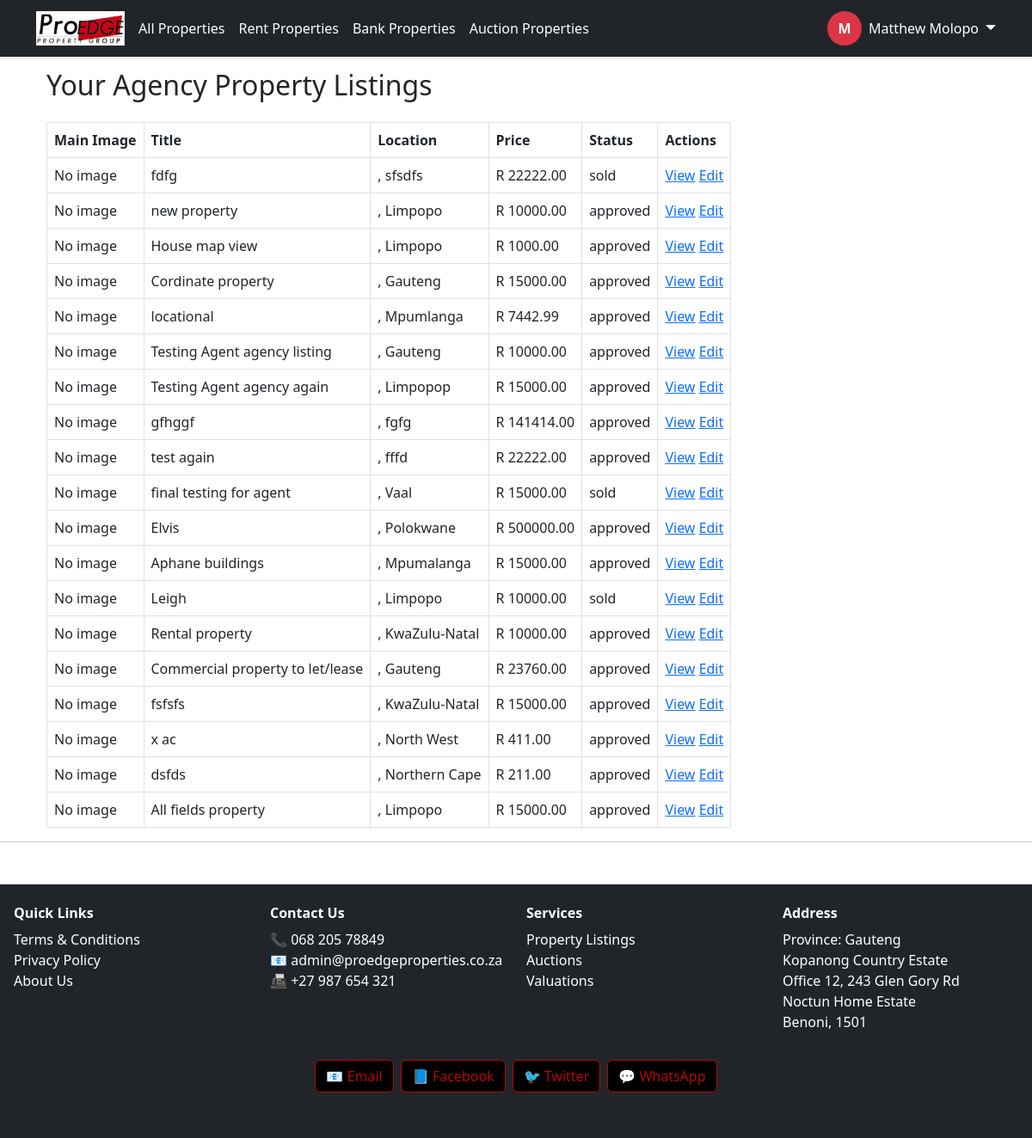
The page /agency/properties/ (signed in) on the database as committed earlier.
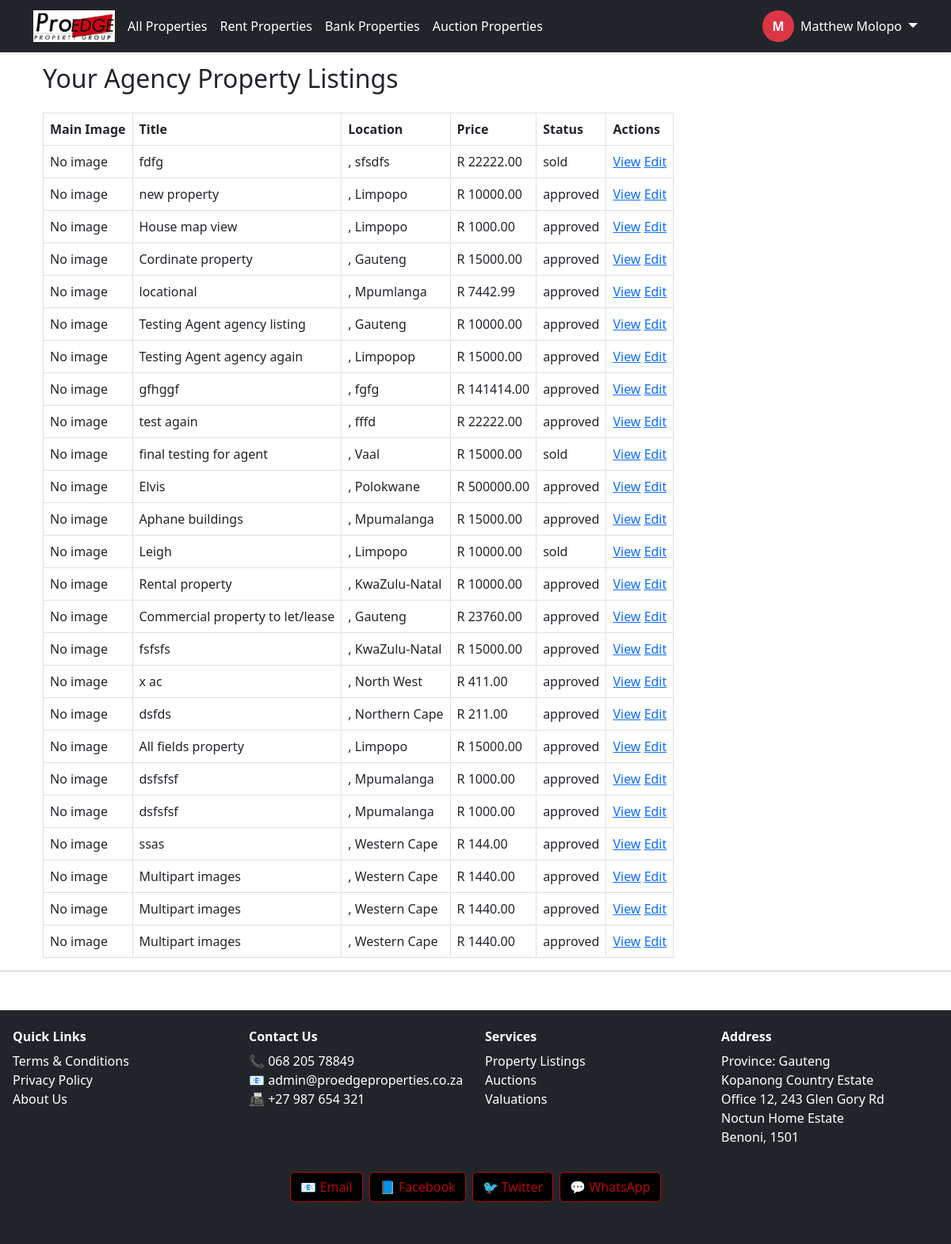
The same page on the database as committed later.
### listings/models.py (models this page shows, shortened)
class Property(models.Model):
    PROPERTY_TYPE_CHOICES = [
        ('house', 'House'),
        ('apartment', 'Apartment'),
        ('land', 'Vacant Land'),
        ('commercial', 'Commercial'),
        ('industrial', 'Industrial'),
        ('to let', 'To Let'),
        ('plot', 'Plot'),
    ]
    PROVINCE_CHOICES = [
        ('Eastern Cape', 'Eastern Cape'),
        ('Free State', 'Free State'),
        ('Gauteng', 'Gauteng'),
        ('KwaZulu-Natal', 'KwaZulu-Natal'),
        ('Limpopo', 'Limpopo'),
        ('Mpumalanga', 'Mpumalanga'),
        ('Northern Cape', 'Northern Cape'),
        ('North West', 'North West'),
        ('Western Cape', 'Western Cape'),
    ]
    LISTING_TYPE_CHOICES = [
        ('private', 'Private Seller'),
        ('agent', 'Agent'),
        ('bank', 'Bank Property'),
        ('auction', 'Auction'),
    ]
    STATUS_CHOICES = [
        ('approved', 'Approved'),
        ('pending', 'Pending'),
        ('rejected', 'Rejected'),
        ('sold', 'Sold'),
    ]
    title = models.CharField(max_length=200)
    description = models.TextField()
    price = models.DecimalField(max_digits=12, decimal_places=2)
    location = models.CharField(max_length=255)
    province = models.CharField(max_length=100, choices=PROVINCE_CHOICES)
    area = models.CharField(max_length=100, null=True, blank=True)
    property_type = models.CharField(max_length=20, choices=PROPERTY_TYPE_CHOICES)
    listing_type = models.CharField(max_length=20, choices=LISTING_TYPE_CHOICES, default='')
    status = models.CharField(max_length=20, choices=STATUS_CHOICES)
    latitude = models.DecimalField(max_digits=100, decimal_places=50, null=True, blank=True)
    longitude = models.DecimalField(max_digits=100, decimal_places=50, null=True, blank=True)
    floor_plan = models.FileField(upload_to='floor_plans/', null=True, blank=True)
    number_of_bedrooms = models.PositiveIntegerField(null=True, blank=True)
    number_of_kitchens = models.PositiveIntegerField(null=True, blank=True)
    number_of_bathrooms = models.PositiveIntegerField(null=True, blank=True)
    number_of_garages = models.PositiveIntegerField(null=True, blank=True)
    floor_area_m2 = models.DecimalField(max_digits=10, decimal_places=2, null=True, blank=True)
    erf_size_m2 = models.DecimalField(max_digits=10, decimal_places=2, null=True, blank=True)
    price_per_m2 = models.DecimalField(max_digits=10, decimal_places=2, null=True, blank=True)
    price_per_erf_m2 = models.DecimalField(max_digits=10, decimal_places=2, null=True, blank=True)
    has_parking = models.BooleanField(default=False)
    number_of_parking_slots = models.CharField(max_length=10, blank=True, default="N/A")
    unit_no = models.CharField(max_length=50, null=True, blank=True)
    complex_name = models.CharField(max_length=255, null=True, blank=True)
    erf_no = models.CharField(max_length=50, null=True, blank=True)
    ownership_type = models.CharField(max_length=50, choices=[('freehold', 'Freehold'), ('sectional', 'Sectional Title')], null=True, blank=True)
    township = models.CharField(max_length=255, null=True, blank=True)
    section_number = models.CharField(max_length=50, null=True, blank=True)
    scheme_number = models.CharField(max_length=50, null=True, blank=True)
    scheme_name = models.CharField(max_length=255, null=True, blank=True)
    study = models.BooleanField(default=False)
    lounges = models.PositiveIntegerField(null=True, blank=True)
    dining_rooms = models.PositiveIntegerField(null=True, blank=True)
    laundry = models.BooleanField(default=False)
    patio = models.BooleanField(default=False)
    balcony = models.BooleanField(default=False)
    domestic_accommodation = models.BooleanField(default=False)
    carports = models.BooleanField(default=False)
    flatlet = models.BooleanField(default=False)
    store_room = models.BooleanField(default=False)
    furnished = models.BooleanField(default=False)
    pool = models.BooleanField(default=False)
    security = models.BooleanField(default=False)
    roof = models.BooleanField(default=False)
    garden = models.BooleanField(default=False)
    views = models.BooleanField(default=False)
    walling = models.CharField(max_length=255, null=True, blank=True)
    flooring = models.CharField(max_length=255, null=True, blank=True)
    lease_period = models.CharField(max_length=50, null=True, blank=True)
    occupation_date = models.DateField(null=True, blank=True)
    deposit = models.DecimalField(max_digits=10, decimal_places=2, null=True, blank=True)
    lease_excludes = models.TextField(null=True, blank=True)
    annual_escalation = models.DecimalField(max_digits=5, decimal_places=2, null=True, blank=True)
    gross_rental = models.DecimalField(max_digits=10, decimal_places=2, null=True, blank=True, help_text="R/m²")
    net_rental = models.DecimalField(max_digits=10, decimal_places=2, null=True, blank=True, help_text="R/m²")
    operating_costs = models.DecimalField(max_digits=10, decimal_places=2, null=True, blank=True, help_text="R/m²")
    rates = models.DecimalField(max_digits=10, decimal_places=2, null=True, blank=True, help_text="R/m²")
    levy_amount = models.DecimalField(max_digits=10, decimal_places=2, null=True, blank=True)
    floor_level = models.CharField(max_length=50, null=True, blank=True)
    zoning = models.CharField(max_length=100, null=True, blank=True)
    rates_and_taxes = models.DecimalField(max_digits=10, decimal_places=2, null=True, blank=True)
    municipality = models.CharField(max_length=255, null=True, blank=True)
    mandate_type = models.CharField(max_length=50, null=True, blank=True)
    mandate_start_date = models.DateField(null=True, blank=True)
    mandate_end_date = models.DateField(null=True, blank=True)
    commission_percentage = models.DecimalField(max_digits=5, decimal_places=2, null=True, blank=True)
    commission_value = models.DecimalField(max_digits=12, decimal_places=2, null=True, blank=True)
    seller = models.ForeignKey(settings.AUTH_USER_MODEL, on_delete=models.CASCADE, related_name='properties', null=True, blank=True)
    buyer = models.ForeignKey(settings.AUTH_USER_MODEL, on_delete=models.SET_NULL, null=True, blank=True, related_name='purchased_properties')
    landlord = models.ForeignKey(settings.AUTH_USER_MODEL, on_delete=models.SET_NULL, null=True, blank=True, related_name='rented_properties')
    tenant = models.ForeignKey(settings.AUTH_USER_MODEL, on_delete=models.SET_NULL, null=True, blank=True, related_name='rented_by_properties')
    agent = models.ForeignKey(settings.AUTH_USER_MODEL, on_delete=models.SET_NULL, null=True, blank=True, related_name='listed_properties')
    agents = models.ManyToManyField(settings.AUTH_USER_MODEL, blank=True, related_name='properties_assigned')
    bank = models.ForeignKey(settings.AUTH_USER_MODEL, on_delete=models.SET_NULL, null=True, blank=True, related_name='banked_properties')
    auctioneer = models.ForeignKey(settings.AUTH_USER_MODEL, on_delete=models.SET_NULL, null=True, blank=True, related_name='auctioned_properties')
    agency = models.ForeignKey('Agency', on_delete=models.CASCADE, null=True, blank=True, related_name='properties')
    listed_by_agent = models.ForeignKey("AgentProfile", on_delete=models.SET_NULL, null=True, blank=True)
    created_at = models.DateTimeField(auto_now_add=True)
    class Meta:
        verbose_name_plural = "Properties"

### agencylistings/views.py (the view)
# urls.py: path('properties/', views.agency_property_list, name='agency_property_list'),
@login_required
def agency_property_list(request):
    properties = Property.objects.all()  # Later: filter by agency
    return render(request, 'agencylistings/agency_property_list.html', {'properties': properties})

### agencylistings/templates/agencylistings/agency_property_list.html
{% extends 'base.html' %}
{% block content %}
<div class="container mt-5">
    <h2 class="text-2xl font-semibold mb-4">Your Agency Property Listings</h2>
    {% if properties %}
        <table class="w-full table-auto border border-gray-300 shadow-md">
            <thead class="bg-gray-100">
                <tr>
                    <th class="p-2 border">Main Image</th>
                    <th class="p-2 border">Title</th>
                    <th class="p-2 border">Location</th>
                    <th class="p-2 border">Price</th>
                    <th class="p-2 border">Status</th>
                    <th class="p-2 border">Actions</th>
                </tr>
            </thead>
            <tbody>
                {% for property in properties %}
                    <tr class="hover:bg-gray-50">
                        <td class="p-2 border">
                            {% if property.main_image %}
                                <img src="{{ property.main_image.url }}" alt="Main Image" class="h-16 w-24 object-cover">
                            {% else %}
                                <span class="text-gray-400 italic">No image</span>
                            {% endif %}
                        </td>
                        <td class="p-2 border">{{ property.title }}</td>
                        <td class="p-2 border">{{ property.city }}, {{ property.province }}</td>
                        <td class="p-2 border">R {{ property.price|floatformat:2 }}</td>
                        <td class="p-2 border">{{ property.status }}</td>
                        <td class="p-2 border text-center">
                            <a href="{% url 'agencylistings:property_detail' property.pk %}">View</a>
                            <a href="{% url 'agencylistings:edit_property' property.pk %}">Edit</a>
                        </td>
                    </tr>
                {% endfor %}
            </tbody>
        </table>
    {% else %}
        <p class="text-gray-600 mt-4">No properties found.</p>
    {% endif %}
</div>
{% endblock %}

Rows that differ between the two databases and show on the page:
added Property: title "dsfsfsf", province "Mpumalanga", price "1000.00", status "approved"
added Property: title "dsfsfsf", province "Mpumalanga", price "1000.00", status "approved"
added Property: title "ssas", province "Western Cape", price "144.00", status "approved"
added Property: title "Multipart images", province "Western Cape", price "1440.00", status "approved"
added Property: title "Multipart images", province "Western Cape", price "1440.00", status "approved"
added Property: title "Multipart images", province "Western Cape", price "1440.00", status "approved"
